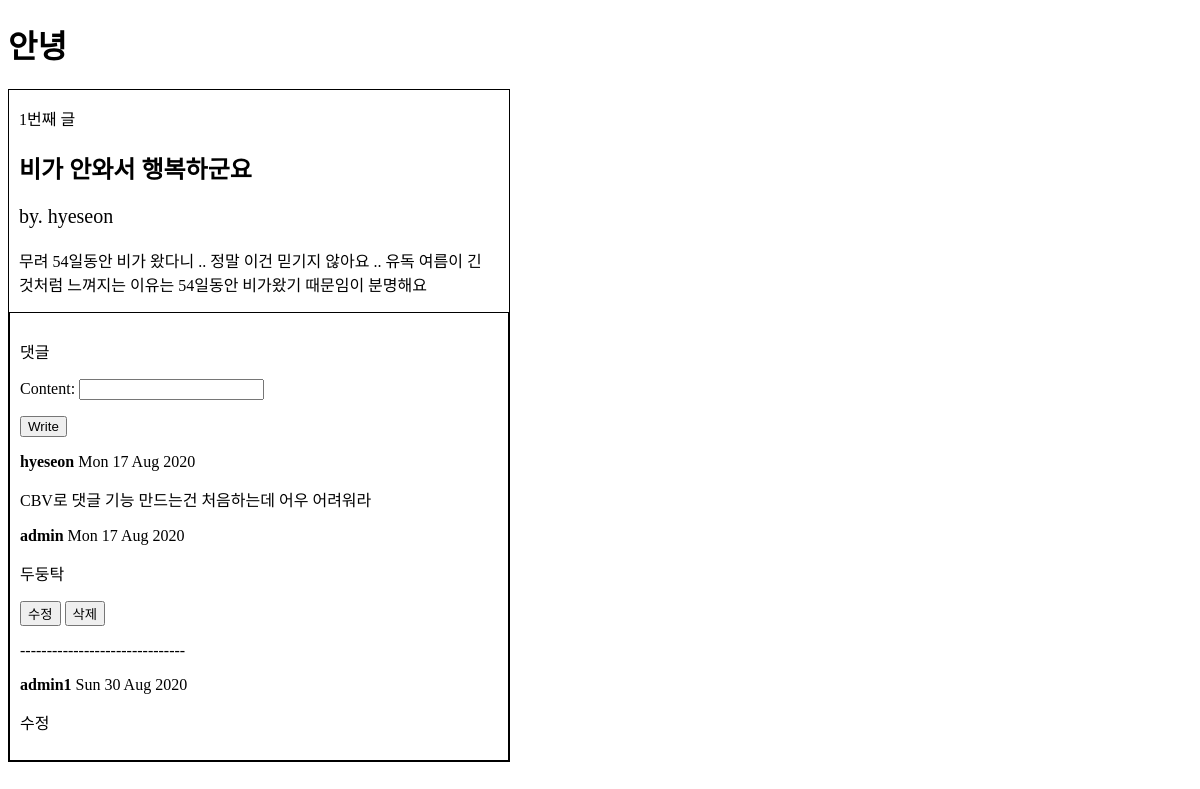
Page /1/ (signed in) on the committed database.
### main/models.py (models this page shows, shortened)
class Post(models.Model):
    title = models.CharField(max_length=200)
    content = models.TextField()
    updated_at=models.DateTimeField(auto_now=True)
    author = models.ForeignKey(settings.AUTH_USER_MODEL, on_delete=models.CASCADE)

class Comment(models.Model):
    content=models.CharField(max_length=100)
    author=models.ForeignKey(settings.AUTH_USER_MODEL, on_delete=models.CASCADE)
    post=models.ForeignKey(Post, on_delete=models.CASCADE)
    created = models.DateTimeField(auto_now_add=True)

### account/models.py (models this page shows)
class CustomUser(AbstractUser):
    name = models.CharField(max_length=50)
    nickname=models.CharField(max_length=100)
    age= models.PositiveIntegerField(null=True, blank=True)
    followers = models.ManyToManyField(settings.AUTH_USER_MODEL, related_name='following')

### main/views.py (the view)
# urls.py: path('<int:pk>/', views.DetailView.as_view(), name='detail'),
class DetailView(generic.DetailView):
    model = Post #queryset = Post.objects.all()이랑 같은 기능
    template_name = 'detail.html'
    context_object_name='ppost'
    def get_context_data(self, **kwargs):
        context_data = super(DetailView, self).get_context_data(**kwargs) #기본 context 인스턴스가 반환된다.
        context_data['form']=CommentForm()
        context_data['comments']=self.object.comment_set.all()
        return context_data

### main/forms.py
class CommentForm(forms.ModelForm):
    class Meta: #Meta클래스는 한줄 띄고 적는게 좋아용
        model = Comment
        fields=('content',)

### main/templates/detail.html (shortened to what this page needs)
<!DOCTYPE html>
<html lang="en">
<head>
</head>
<body>
    <h1>안녕</h1>
    <div class='box'>
        <div class="content">
            <p> {{ppost.id}}번째 글</p>
            <h2>{{ppost.title}}</h2>
            <p class="author">by. {{ppost.author}}</p>
            <p class="body">{{ppost.content}}</p>
        </div>
        <div class="comment">
            <p>댓글</p>
            <form action="{% url 'comment_create' ppost.id %}" method="POST">
                {{form.as_p}}
                <input type="submit" value="Write">
            </form>
            {% for comment in comments %}
                <p><b>{{comment.author}}</b>
                    {{comment.created|date:"D d M Y"}}</p>
                <p>{{comment.content}}</p>
                {% if user == comment.author %}
                <a href="{% url 'comment_update' ppost.id comment.id %}"><button>수정</button></a>
                <a href="{% url 'comment_delete' ppost.id comment.id %}"><button>삭제</button></a>
                <p>-------------------------------</p>
                {% endif %}
            {% endfor %}
        </div>
    </div>
</body>
</html>

### main/templates/detail.html (style rules this page uses)
.box { width: 500px; height: auto; border: 1px solid black; }
.content { margin: 10px; }
.author { font-size: 20px; }
.comment { width: auto; height: auto; padding: 10px; border: 1px solid black; }

### rows in the picture
Post: id "1", title "비가 안와서 행복하군요", author "hyeseon", content "무려 54일동안 비가 왔다니 .. 정말 이건 믿기지 않아요 .. 유독 여름이 긴 것처럼 느껴지는 이유는 54일동안 비가왔기 때문임이 분명해요"
Comment: author "hyeseon", created "Mon 17 Aug 2020", content "CBV로 댓글 기능 만드는건 처음하는데 어우 어려워라"
Comment: author "admin", created "Mon 17 Aug 2020", content "두둥탁", shows "수정"
Comment: author "admin1", created "Sun 30 Aug 2020", content "수정"
